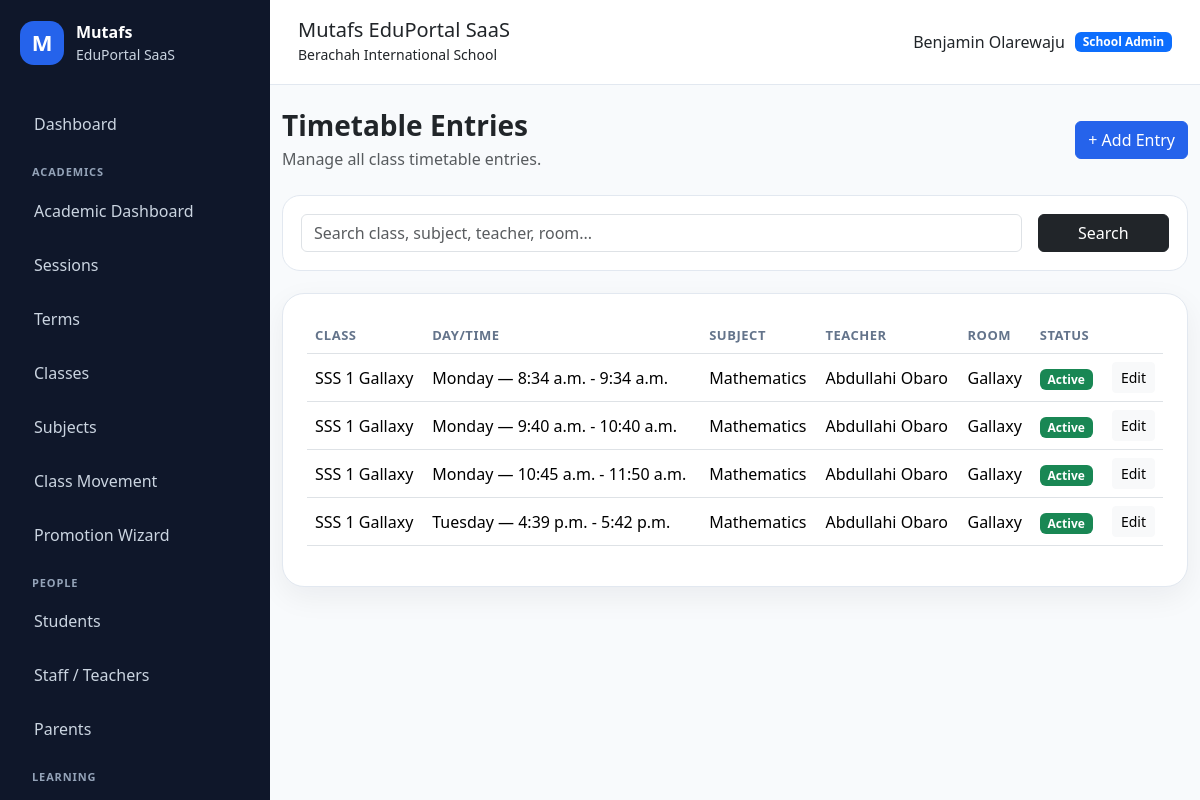
Page /timetable/entries/ (signed in) on the committed database.
### apps/schools/models.py (models this page shows, shortened)
class School(models.Model):
    class SubscriptionStatus(models.TextChoices):
        TRIAL = "TRIAL", "Trial"
        ACTIVE = "ACTIVE", "Active"
        EXPIRED = "EXPIRED", "Expired"
        SUSPENDED = "SUSPENDED", "Suspended"
    name = models.CharField(max_length=255)
    slug = models.SlugField(max_length=255, unique=True, db_index=True)
    portal_subpath = models.SlugField(
        max_length=255,
        unique=True,
        help_text="Public portal path, e.g. berachah-school",
    )
    code = models.CharField(max_length=50, unique=True, db_index=True)
    email = models.EmailField(blank=True)
    phone = models.CharField(max_length=30, blank=True)
    address = models.TextField(blank=True)
    logo = models.ImageField(upload_to="school_logos/", blank=True, null=True)
    result_stamp = models.ImageField(
        upload_to="school_stamps/",
        blank=True,
        null=True,
    )
    is_active = models.BooleanField(default=True)
    is_verified = models.BooleanField(default=False)
    subscription_status = models.CharField(
        max_length=20,
        choices=SubscriptionStatus.choices,
        default=SubscriptionStatus.TRIAL,
        db_index=True,
    )
    subscription_start_date = models.DateField(null=True, blank=True)
    subscription_end_date = models.DateField(null=True, blank=True)
    result_checker_enabled = models.BooleanField(default=True)
    cbt_enabled = models.BooleanField(default=True)
    finance_enabled = models.BooleanField(default=True)
    parent_portal_enabled = models.BooleanField(default=True)
    custom_domain = models.CharField(
        max_length=255,
        blank=True,
        db_index=True,
        help_text="Example: schoolname.com",
    )
    subdomain = models.SlugField(
        max_length=100,
        blank=True,
        db_index=True,
        help_text="Example: brightstar",
    )
    primary_color = models.CharField(
        max_length=20,
        default="#2563eb",
    )
    secondary_color = models.CharField(
        max_length=20,
        default="#0f172a",
    )
    accent_color = models.CharField(
        max_length=20,
        default="#22c55e",
    )
    maintenance_mode = models.BooleanField(default=False)
    maintenance_message = models.TextField(
        blank=True,
        default="This school portal is temporarily under maintenance.",
    )
    storage_limit_mb = models.PositiveIntegerField(default=500)
    allow_custom_branding = models.BooleanField(default=True)
    created_at = models.DateTimeField(auto_now_add=True)
    updated_at = models.DateTimeField(auto_now=True)
    class Meta:
        ordering = ["name"]
        indexes = [
            models.Index(fields=["slug"]),
            models.Index(fields=["portal_subpath"]),
            models.Index(fields=["subscription_status"]),
            models.Index(fields=["is_active"]),
        ]
    @property
    def is_subscription_expired(self):
        if not self.subscription_end_date:
            return False
        return timezone.localdate() > self.subscription_end_date

### apps/accounts/models.py (models this page shows, shortened)
class User(AbstractUser):
    class Role(models.TextChoices):
        SUPER_ADMIN = "SUPER_ADMIN", "Super Admin"
        SCHOOL_ADMIN = "SCHOOL_ADMIN", "School Admin"
        TEACHER = "TEACHER", "Teacher"
        STUDENT = "STUDENT", "Student"
        PARENT = "PARENT", "Parent/Guardian"
    email = models.EmailField(unique=True)
    role = models.CharField(
        max_length=30,
        choices=Role.choices,
        default=Role.STUDENT,
        db_index=True,
    )
    school = models.ForeignKey(
        "schools.School",
        on_delete=models.SET_NULL,
        null=True,
        blank=True,
        related_name="users",
    )
    phone = models.CharField(max_length=30, blank=True)
    profile_picture = models.ImageField(
        upload_to="profiles/",
        blank=True,
        null=True,
    )
    must_change_password = models.BooleanField(default=False)
    last_login_ip = models.GenericIPAddressField(null=True, blank=True)
    last_activity_at = models.DateTimeField(null=True, blank=True)
    failed_login_attempts = models.PositiveIntegerField(default=0)
    created_at = models.DateTimeField(auto_now_add=True)
    updated_at = models.DateTimeField(auto_now=True)
    REQUIRED_FIELDS = ["email"]
    class Meta:
        indexes = [
            models.Index(fields=["role"]),
            models.Index(fields=["school", "role"]),
            models.Index(fields=["email"]),
        ]
    @property
    def is_super_admin(self):
        return self.role == self.Role.SUPER_ADMIN
    @property
    def is_school_admin(self):
        return self.role == self.Role.SCHOOL_ADMIN
    @property
    def is_teacher(self):
        return self.role == self.Role.TEACHER
    @property
    def is_student(self):
        return self.role == self.Role.STUDENT
    @property
    def is_parent(self):
        return self.role == self.Role.PARENT

### apps/timetable/models.py (models this page shows, shortened)
class TimetableEntry(models.Model):
    school = models.ForeignKey(
        "schools.School",
        on_delete=models.CASCADE,
        related_name="timetable_entries",
    )
    school_class = models.ForeignKey(
        "academics.SchoolClass",
        on_delete=models.CASCADE,
        related_name="timetable_entries",
    )
    subject = models.ForeignKey(
        "academics.Subject",
        on_delete=models.SET_NULL,
        null=True,
        blank=True,
        related_name="timetable_entries",
    )
    teacher = models.ForeignKey(
        "staffs.StaffProfile",
        on_delete=models.SET_NULL,
        null=True,
        blank=True,
        related_name="timetable_entries",
    )
    time_slot = models.ForeignKey(
        TimeSlot,
        on_delete=models.CASCADE,
        related_name="timetable_entries",
    )
    room = models.CharField(max_length=100, blank=True)
    note = models.CharField(max_length=255, blank=True)
    is_active = models.BooleanField(default=True)
    created_by = models.ForeignKey(
        settings.AUTH_USER_MODEL,
        on_delete=models.SET_NULL,
        null=True,
        blank=True,
        related_name="created_timetable_entries",
    )
    created_at = models.DateTimeField(auto_now_add=True)
    updated_at = models.DateTimeField(auto_now=True)
    class Meta:
        ordering = ["time_slot__day", "time_slot__start_time"]
        unique_together = ("school", "school_class", "time_slot")
        indexes = [
            models.Index(fields=["school", "school_class"]),
            models.Index(fields=["teacher"]),
            models.Index(fields=["is_active"]),
        ]

class TimeSlot(models.Model):
    class Day(models.TextChoices):
        MONDAY = "MONDAY", "Monday"
        TUESDAY = "TUESDAY", "Tuesday"
        WEDNESDAY = "WEDNESDAY", "Wednesday"
        THURSDAY = "THURSDAY", "Thursday"
        FRIDAY = "FRIDAY", "Friday"
        SATURDAY = "SATURDAY", "Saturday"
        SUNDAY = "SUNDAY", "Sunday"
    school = models.ForeignKey(
        "schools.School",
        on_delete=models.CASCADE,
        related_name="time_slots",
    )
    day = models.CharField(max_length=20, choices=Day.choices)
    start_time = models.TimeField()
    end_time = models.TimeField()
    label = models.CharField(max_length=100, blank=True)
    is_break = models.BooleanField(default=False)
    is_active = models.BooleanField(default=True)
    created_at = models.DateTimeField(auto_now_add=True)
    class Meta:
        ordering = ["day", "start_time"]
        unique_together = ("school", "day", "start_time", "end_time")
        indexes = [
            models.Index(fields=["school", "day"]),
            models.Index(fields=["is_active"]),
        ]

### apps/academics/models.py (models this page shows, shortened)
class SchoolClass(models.Model):
    class Category(models.TextChoices):
        NURSERY = "NURSERY", "Nursery"
        PRIMARY = "PRIMARY", "Primary"
        JSS = "JSS", "Junior Secondary"
        SSS = "SSS", "Senior Secondary"
    school = models.ForeignKey(
        "schools.School",
        on_delete=models.CASCADE,
        related_name="classes",
    )
    name = models.CharField(max_length=100)
    category = models.CharField(max_length=20, choices=Category.choices)
    position_order = models.PositiveIntegerField(default=0)
    is_active = models.BooleanField(default=True)
    created_at = models.DateTimeField(auto_now_add=True)
    class Meta:
        ordering = ["position_order", "name"]
        unique_together = ("school", "name")

class Subject(models.Model):
    school = models.ForeignKey(
        "schools.School",
        on_delete=models.CASCADE,
        related_name="subjects",
    )
    name = models.CharField(max_length=150)
    code = models.CharField(max_length=30, blank=True)
    category = models.CharField(
        max_length=20,
        choices=SchoolClass.Category.choices,
        blank=True,
    )
    is_active = models.BooleanField(default=True)
    created_at = models.DateTimeField(auto_now_add=True)
    class Meta:
        ordering = ["name"]
        unique_together = ("school", "name")

### apps/staffs/models.py (models this page shows, shortened)
class StaffProfile(models.Model):
    class StaffType(models.TextChoices):
        TEACHING = "TEACHING", "Teaching Staff"
        NON_TEACHING = "NON_TEACHING", "Non-Teaching Staff"
    class Gender(models.TextChoices):
        MALE = "MALE", "Male"
        FEMALE = "FEMALE", "Female"
    class Status(models.TextChoices):
        ACTIVE = "ACTIVE", "Active"
        SUSPENDED = "SUSPENDED", "Suspended"
        RESIGNED = "RESIGNED", "Resigned"
        TERMINATED = "TERMINATED", "Terminated"
    user = models.OneToOneField(
        settings.AUTH_USER_MODEL,
        on_delete=models.CASCADE,
        related_name="staff_profile",
    )
    school = models.ForeignKey(
        "schools.School",
        on_delete=models.CASCADE,
        related_name="staff_members",
    )
    staff_type = models.CharField(
        max_length=20,
        choices=StaffType.choices,
        default=StaffType.TEACHING,
    )
    staff_id = models.CharField(max_length=50, unique=True, db_index=True)
    gender = models.CharField(max_length=10, choices=Gender.choices)
    phone = models.CharField(max_length=30, blank=True)
    address = models.TextField(blank=True)
    designation = models.CharField(max_length=150, blank=True)
    qualification = models.CharField(max_length=150, blank=True)
    assigned_classes = models.ManyToManyField(
        "academics.SchoolClass",
        related_name="assigned_staff",
        blank=True,
    )
    assigned_subjects = models.ManyToManyField(
        "academics.Subject",
        related_name="assigned_staff",
        blank=True,
    )
    passport = models.ImageField(upload_to="staff_passports/", blank=True, null=True)
    employment_date = models.DateField(null=True, blank=True)
    status = models.CharField(max_length=20, choices=Status.choices, default=Status.ACTIVE)
    created_at = models.DateTimeField(auto_now_add=True)
    updated_at = models.DateTimeField(auto_now=True)
    class Meta:
        ordering = ["user__first_name", "user__last_name"]
        indexes = [
            models.Index(fields=["school", "staff_type"]),
            models.Index(fields=["school", "status"]),
            models.Index(fields=["staff_id"]),
        ]
    @property
    def full_name(self):
        return self.user.get_full_name() or self.user.username

### apps/timetable/views.py (the view, shortened to what this page needs)
# urls.py: path("entries/", views.timetable_entry_list, name="timetable_entry_list"),
@login_required
@role_required(User.Role.SCHOOL_ADMIN)
def timetable_entry_list(request):
    school = get_user_school(request)
    query = request.GET.get("q", "").strip()
    entries = TimetableEntry.objects.filter(
        school=school,
    ).select_related("school_class", "subject", "teacher", "teacher__user", "time_slot")
    return render(request, "timetable/entry_list.html", {
        "entries": entries,
        "query": query,
    })

### templates/timetable/entry_list.html
{% extends "base.html" %}
{% block content %}
<div class="d-flex flex-wrap justify-content-between align-items-center mb-4 gap-2">
    <div>
        <h3 class="fw-bold mb-1">Timetable Entries</h3>
        <p class="text-muted mb-0">Manage all class timetable entries.</p>
    </div>
    <a href="{% url 'timetable_entry_create' %}" class="btn btn-primary">+ Add Entry</a>
</div>
<div class="filter-card">
    <form method="get" class="row g-3">
        <div class="col-md-10">
            <input type="text" name="q" value="{{ query }}" class="form-control" placeholder="Search class, subject, teacher, room...">
        </div>
        <div class="col-md-2 d-grid">
            <button class="btn btn-dark">Search</button>
        </div>
    </form>
</div>
<div class="content-card">
    <div class="table-responsive">
        <table class="table align-middle">
            <thead>
                <tr>
                    <th>Class</th>
                    <th>Day/Time</th>
                    <th>Subject</th>
                    <th>Teacher</th>
                    <th>Room</th>
                    <th>Status</th>
                    <th></th>
                </tr>
            </thead>
            <tbody>
                {% for entry in entries %}
                    <tr>
                        <td>{{ entry.school_class.name }}</td>
                        <td>{{ entry.time_slot.get_day_display }} — {{ entry.time_slot.start_time }} - {{ entry.time_slot.end_time }}</td>
                        <td>{{ entry.subject.name|default:"—" }}</td>
                        <td>{{ entry.teacher.full_name|default:"—" }}</td>
                        <td>{{ entry.room|default:"—" }}</td>
                        <td>
                            {% if entry.is_active %}
                                <span class="badge bg-success">Active</span>
                            {% else %}
                                <span class="badge bg-secondary">Inactive</span>
                            {% endif %}
                        </td>
                        <td class="text-end">
                            <a href="{% url 'timetable_entry_update' entry.pk %}" class="btn btn-sm btn-light">Edit</a>
                        </td>
                    </tr>
                {% empty %}
                    <tr>
                        <td colspan="7" class="text-center text-muted py-4">
                            No timetable entries found.
                        </td>
                    </tr>
                {% endfor %}
            </tbody>
        </table>
    </div>
</div>
{% endblock %}

### templates/partials/navbar.html
<header class="topbar">
    <div>
        <h5 class="mb-0">{{ APP_NAME }}</h5>
        {% if current_school %}
            <small>{{ current_school.name }}</small>
        {% else %}
            <small>{{ COMPANY_NAME }}</small>
        {% endif %}
    </div>
    <div class="topbar-user">
        {% if request.user.is_authenticated %}
            <span>{{ request.user.get_full_name|default:request.user.username }}</span>
            <span class="badge bg-primary">{{ request.user.get_role_display }}</span>
        {% endif %}
    </div>
</header>

### rows in the picture
School: name "Berachah International School"
User: user.get_full_name "Benjamin Olarewaju", user.role "School Admin"
TimetableEntry: school_class.name "SSS 1 Gallaxy", time_slot.day "Monday", time_slot.start_time "8:34 a.m.", time_slot.end_time "9:34 a.m.", subject.name "Mathematics", teacher.full_name "Abdullahi Obaro", room "Gallaxy", is_active "Active"
TimetableEntry: school_class.name "SSS 1 Gallaxy", time_slot.day "Monday", time_slot.start_time "9:40 a.m.", time_slot.end_time "10:40 a.m.", subject.name "Mathematics", teacher.full_name "Abdullahi Obaro", room "Gallaxy", is_active "Active"
TimetableEntry: school_class.name "SSS 1 Gallaxy", time_slot.day "Monday", time_slot.start_time "10:45 a.m.", time_slot.end_time "11:50 a.m.", subject.name "Mathematics", teacher.full_name "Abdullahi Obaro", room "Gallaxy", is_active "Active"
TimetableEntry: school_class.name "SSS 1 Gallaxy", time_slot.day "Tuesday", time_slot.start_time "4:39 p.m.", time_slot.end_time "5:42 p.m.", subject.name "Mathematics", teacher.full_name "Abdullahi Obaro", room "Gallaxy", is_active "Active"

### other values in the picture
{{ APP_NAME }} "Mutafs EduPortal SaaS"
